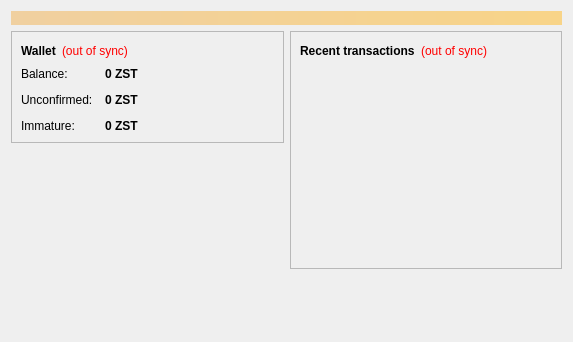
<?xml version="1.0" encoding="UTF-8"?>
<ui version="4.0">
 <class>OverviewPage</class>
 <widget class="QWidget" name="OverviewPage">
  <property name="geometry">
   <rect>
    <x>0</x>
    <y>0</y>
    <width>573</width>
    <height>342</height>
   </rect>
  </property>
  <property name="windowTitle">
   <string>Form</string>
  </property>
  <layout class="QVBoxLayout" name="topLayout">
   <item>
    <widget class="QLabel" name="labelAlerts">
     <property name="visible">
      <bool>false</bool>
     </property>
     <property name="styleSheet">
      <string notr="true">background-color: qlineargradient(x1: 0, y1: 0, x2: 1, y2: 0, stop:0 #F0D0A0, stop:1 #F8D488); color:#000000;</string>
     </property>
     <property name="wordWrap">
      <bool>true</bool>
     </property>
     <property name="margin">
      <number>3</number>
     </property>
    </widget>
   </item>
   <item>
    <layout class="QHBoxLayout" name="horizontalLayout" stretch="1,1">
     <item>
      <layout class="QVBoxLayout" name="verticalLayout_2">
       <item>
        <widget class="QFrame" name="frame">
         <property name="frameShape">
          <enum>QFrame::StyledPanel</enum>
         </property>
         <property name="frameShadow">
          <enum>QFrame::Raised</enum>
         </property>
         <layout class="QVBoxLayout" name="verticalLayout_4">
          <item>
           <layout class="QHBoxLayout" name="horizontalLayout_4">
            <item>
             <widget class="QLabel" name="label_5">
              <property name="font">
               <font>
                <weight>75</weight>
                <bold>true</bold>
               </font>
              </property>
              <property name="text">
               <string>Wallet</string>
              </property>
             </widget>
            </item>
            <item>
             <widget class="QLabel" name="labelWalletStatus">
              <property name="toolTip">
               <string>The displayed information may be out of date. Your wallet automatically synchronizes with the Bitcoin network after a connection is established, but this process has not completed yet.</string>
              </property>
              <property name="styleSheet">
               <string notr="true">QLabel { color: red; }</string>
              </property>
              <property name="text">
               <string notr="true">(out of sync)</string>
              </property>
              <property name="alignment">
               <set>Qt::AlignLeading|Qt::AlignLeft|Qt::AlignVCenter</set>
              </property>
             </widget>
            </item>
            <item>
             <spacer name="horizontalSpacer_2">
              <property name="orientation">
               <enum>Qt::Horizontal</enum>
              </property>
              <property name="sizeHint" stdset="0">
               <size>
                <width>40</width>
                <height>20</height>
               </size>
              </property>
             </spacer>
            </item>
           </layout>
          </item>
          <item>
           <layout class="QFormLayout" name="formLayout_2">
            <property name="fieldGrowthPolicy">
             <enum>QFormLayout::AllNonFixedFieldsGrow</enum>
            </property>
            <property name="horizontalSpacing">
             <number>12</number>
            </property>
            <property name="verticalSpacing">
             <number>12</number>
            </property>
            <item row="0" column="0">
             <widget class="QLabel" name="label">
              <property name="text">
               <string>Balance:</string>
              </property>
             </widget>
            </item>
            <item row="0" column="1">
             <widget class="QLabel" name="labelBalance">
              <property name="font">
               <font>
                <weight>75</weight>
                <bold>true</bold>
               </font>
              </property>
              <property name="cursor">
               <cursorShape>IBeamCursor</cursorShape>
              </property>
              <property name="toolTip">
               <string>Your current balance</string>
              </property>
              <property name="text">
               <string notr="true">0 ZST</string>
              </property>
              <property name="textInteractionFlags">
               <set>Qt::LinksAccessibleByMouse|Qt::TextSelectableByKeyboard|Qt::TextSelectableByMouse</set>
              </property>
             </widget>
            </item>
            <item row="1" column="0">
             <widget class="QLabel" name="label_3">
              <property name="text">
               <string>Unconfirmed:</string>
              </property>
             </widget>
            </item>
            <item row="1" column="1">
             <widget class="QLabel" name="labelUnconfirmed">
              <property name="font">
               <font>
                <weight>75</weight>
                <bold>true</bold>
               </font>
              </property>
              <property name="cursor">
               <cursorShape>IBeamCursor</cursorShape>
              </property>
              <property name="toolTip">
               <string>Total of transactions that have yet to be confirmed, and do not yet count toward the current balance</string>
              </property>
              <property name="text">
               <string notr="true">0 ZST</string>
              </property>
              <property name="textInteractionFlags">
               <set>Qt::LinksAccessibleByMouse|Qt::TextSelectableByKeyboard|Qt::TextSelectableByMouse</set>
              </property>
             </widget>
            </item>
            <item row="2" column="0">
             <widget class="QLabel" name="labelImmatureText">
              <property name="text">
               <string>Immature:</string>
              </property>
             </widget>
            </item>
            <item row="2" column="1">
             <widget class="QLabel" name="labelImmature">
              <property name="font">
               <font>
                <weight>75</weight>
                <bold>true</bold>
               </font>
              </property>
              <property name="toolTip">
               <string>Mined balance that has not yet matured</string>
              </property>
              <property name="text">
               <string notr="true">0 ZST</string>
              </property>
              <property name="textInteractionFlags">
               <set>Qt::LinksAccessibleByMouse|Qt::TextSelectableByKeyboard|Qt::TextSelectableByMouse</set>
              </property>
             </widget>
            </item>
           </layout>
          </item>
         </layout>
        </widget>
       </item>
       <item>
        <spacer name="verticalSpacer">
         <property name="orientation">
          <enum>Qt::Vertical</enum>
         </property>
         <property name="sizeHint" stdset="0">
          <size>
           <width>20</width>
           <height>40</height>
          </size>
         </property>
        </spacer>
       </item>
      </layout>
     </item>
     <item>
      <layout class="QVBoxLayout" name="verticalLayout_3">
       <item>
        <widget class="QFrame" name="frame_2">
         <property name="frameShape">
          <enum>QFrame::StyledPanel</enum>
         </property>
         <property name="frameShadow">
          <enum>QFrame::Raised</enum>
         </property>
         <layout class="QVBoxLayout" name="verticalLayout">
          <item>
           <layout class="QHBoxLayout" name="horizontalLayout_2">
            <item>
             <widget class="QLabel" name="label_4">
              <property name="text">
               <string>&lt;b&gt;Recent transactions&lt;/b&gt;</string>
              </property>
             </widget>
            </item>
            <item>
             <widget class="QLabel" name="labelTransactionsStatus">
              <property name="toolTip">
               <string>The displayed information may be out of date. Your wallet automatically synchronizes with the Bitcoin network after a connection is established, but this process has not completed yet.</string>
              </property>
              <property name="styleSheet">
               <string notr="true">QLabel { color: red; }</string>
              </property>
              <property name="text">
               <string notr="true">(out of sync)</string>
              </property>
              <property name="alignment">
               <set>Qt::AlignRight|Qt::AlignTrailing|Qt::AlignVCenter</set>
              </property>
             </widget>
            </item>
            <item>
             <spacer name="horizontalSpacer">
              <property name="orientation">
               <enum>Qt::Horizontal</enum>
              </property>
              <property name="sizeHint" stdset="0">
               <size>
                <width>40</width>
                <height>20</height>
               </size>
              </property>
             </spacer>
            </item>
           </layout>
          </item>
          <item>
           <widget class="QListView" name="listTransactions">
            <property name="styleSheet">
             <string notr="true">QListView { background: transparent; }</string>
            </property>
            <property name="frameShape">
             <enum>QFrame::NoFrame</enum>
            </property>
            <property name="verticalScrollBarPolicy">
             <enum>Qt::ScrollBarAlwaysOff</enum>
            </property>
            <property name="horizontalScrollBarPolicy">
             <enum>Qt::ScrollBarAlwaysOff</enum>
            </property>
            <property name="selectionMode">
             <enum>QAbstractItemView::NoSelection</enum>
            </property>
           </widget>
          </item>
         </layout>
        </widget>
       </item>
       <item>
        <spacer name="verticalSpacer_2">
         <property name="orientation">
          <enum>Qt::Vertical</enum>
         </property>
         <property name="sizeHint" stdset="0">
          <size>
           <width>20</width>
           <height>40</height>
          </size>
         </property>
        </spacer>
       </item>
      </layout>
     </item>
    </layout>
   </item>
  </layout>
 </widget>
 <resources/>
 <connections/>
</ui>
